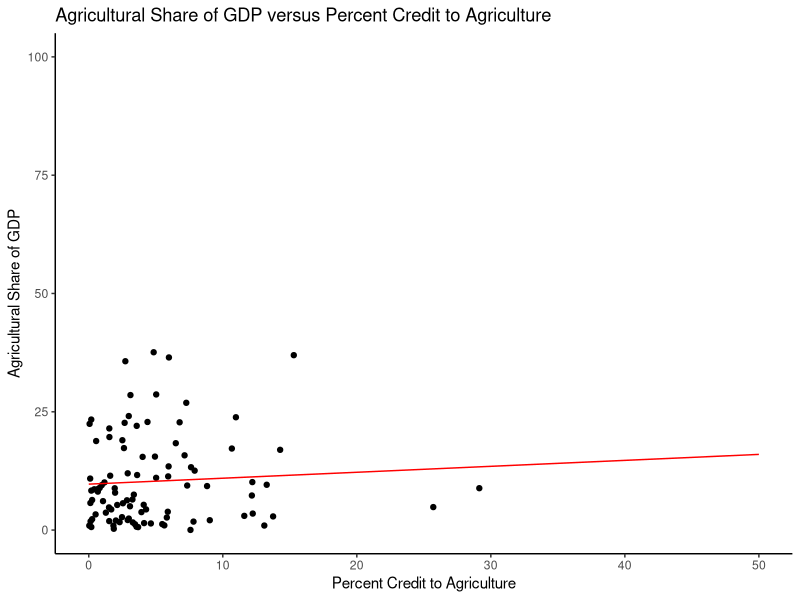
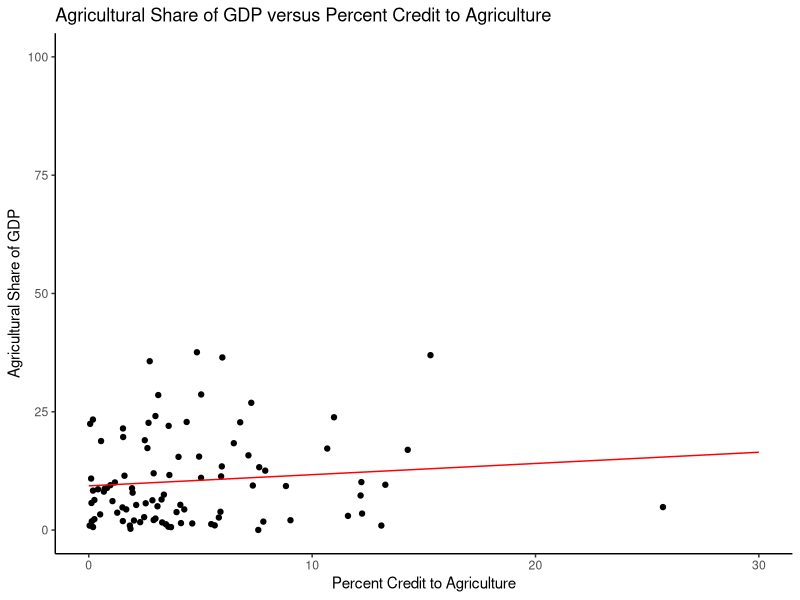
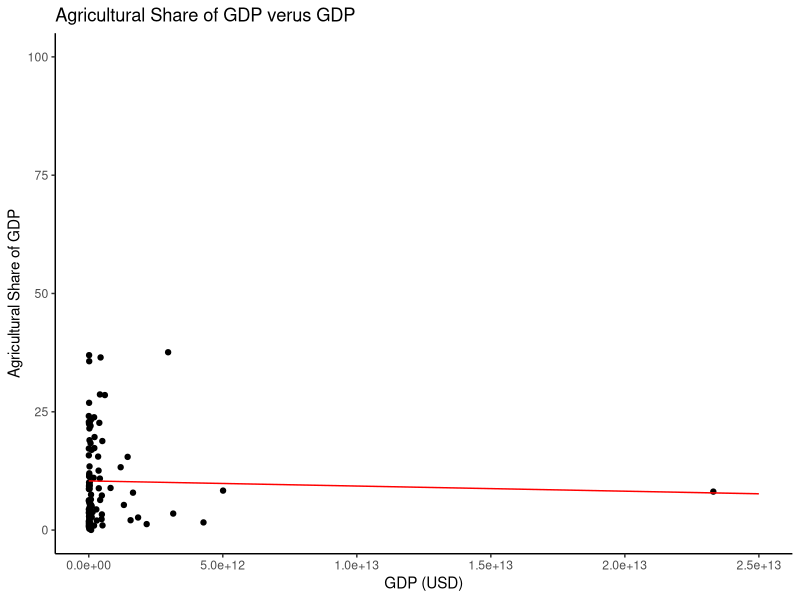
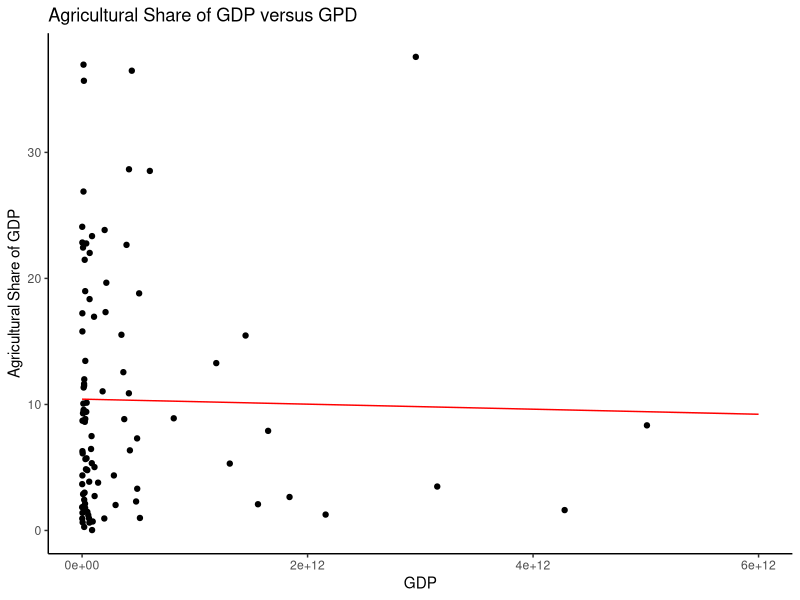
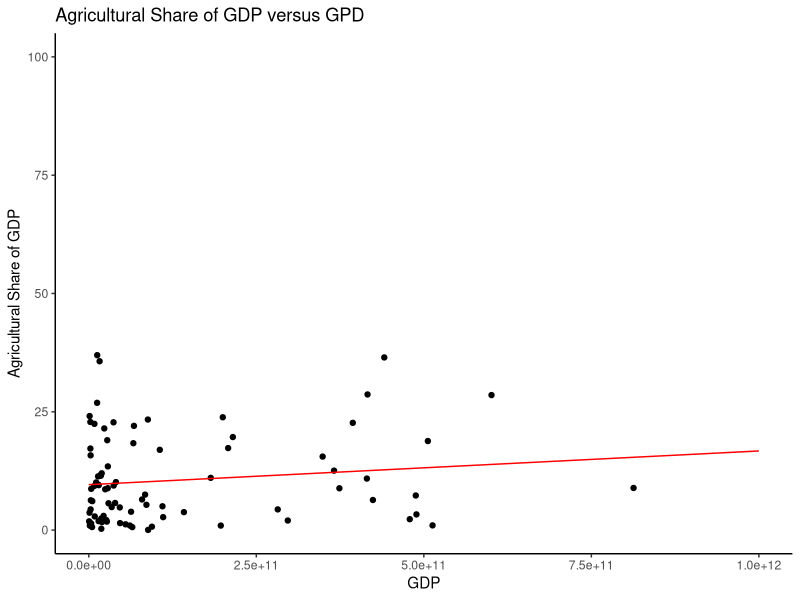
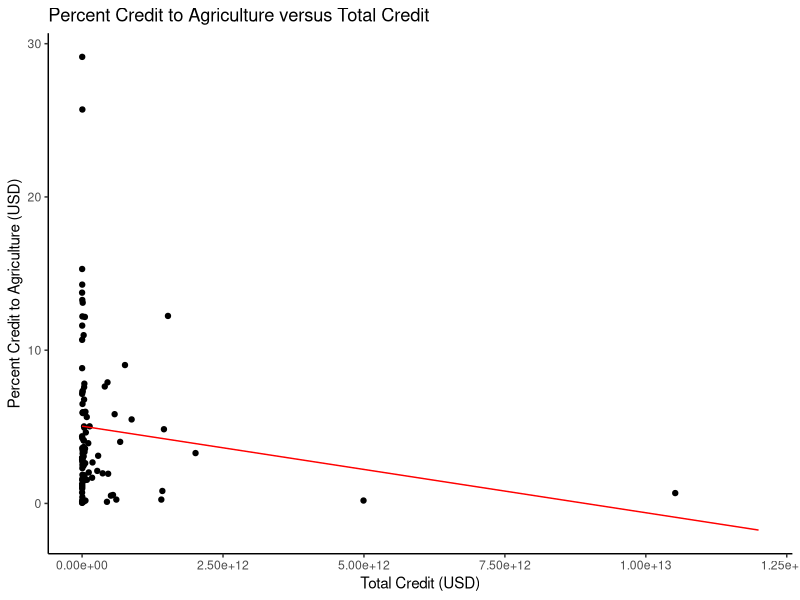
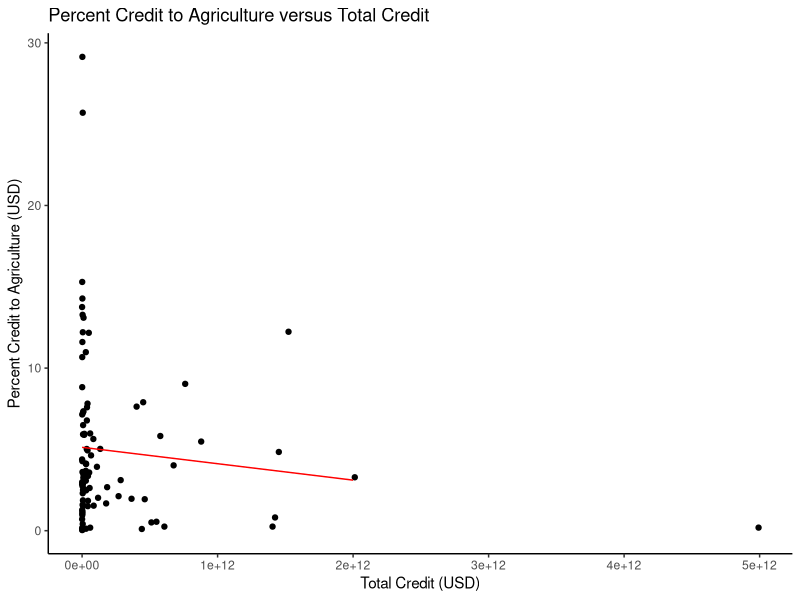
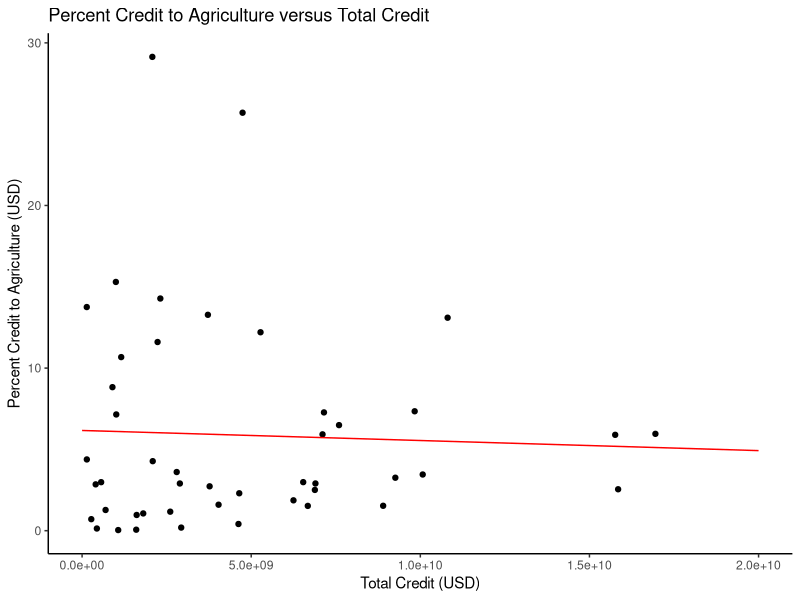

Reproduce these figures in R, in order. (Note: this script raises an error after producing the figures.)
# Effects of Government Policies for Agriculture

library(tidyverse)
library(ggplot2)

# read csv files
total_credit <- read.csv("total_credit.csv")
credit_to_agriculture <- read.csv("credit_to_agriculture.csv")
GDP_share <- read.csv("API_NV.AGR.TOTL.ZS_DS2_en_csv_v2_6299253.csv")
GDP <- read.csv("API_NY.GDP.MKTP.CD_DS2_en_csv_v2_6298258.csv")

# focus on 2021
GDP <- data.frame("Area" = GDP$"Country.Name", "GDP" = GDP$"X2021")
GDP_share <- data.frame("Area" = GDP_share$"Country.Name", "Share" = GDP_share$"X2021")

# remove NaN
GDP <- na.omit(GDP)
GDP_share <- na.omit(GDP_share)
total_credit <- na.omit(total_credit)
credit_to_agriculture <- na.omit(credit_to_agriculture)

# fix units to USD
total_credit$"Value" <- total_credit$"Value" * 1e6
credit_to_agriculture$"Value" <- credit_to_agriculture$"Value" * 1e6

# sort alphabetically
GDP <- GDP[order(GDP$"Area"), ]
GDP_share <- GDP_share[order(GDP$"Area"), ]
total_credit <- total_credit[order(total_credit$"Area"), ]
credit_to_agriculture <- credit_to_agriculture[order(credit_to_agriculture$"Area"), ]

# keep only the countries that are shared between all three datasets
include <- credit_to_agriculture$"Area" %in% GDP_share$"Area"
credit_to_agriculture <- credit_to_agriculture[include, ]
credit_to_agriculture <- data.frame("Area" = credit_to_agriculture$"Area", "Agr_Credit" = credit_to_agriculture$"Value")

include <- GDP_share$"Area" %in% credit_to_agriculture$"Area"
GDP_share <- GDP_share[include, ]
GDP_share <- data.frame("Area" = GDP_share$"Area", "Share" = GDP_share$"Share")

include <- total_credit$"Area" %in% credit_to_agriculture$"Area"
total_credit <- total_credit[include, ]
total_credit <- data.frame("Area" = total_credit$"Area", "Credit" = total_credit$"Value")

include <- GDP$"Area" %in% credit_to_agriculture$"Area"
GDP <- GDP[include, ]
GDP <- data.frame("Area" = GDP$"Area", "GDP" = GDP$"GDP")

# create data frame for analysis
percent_agr_credit <- credit_to_agriculture$"Agr_Credit" / total_credit$"Credit" * 100
df <- data.frame(credit_to_agriculture, "Credit" = total_credit$"Credit", "Perc_Agr_Cred" = percent_agr_credit, "GDP" = GDP$"GDP", "Share" = GDP_share$"Share")

# plot Agricultural Share of GDP versus Percent Credit to Agriculture
regression <- glm(df$"Share" ~ df$"Perc_Agr_Cred")
coefficients <- coef(regression)
xsample <- c(0, 50)
ysample <- coefficients[1]+coefficients[2]*xsample
sample_df <- data.frame(xsample, ysample)

png("ASGDPvPCA.png", width = 800, height = 600, res = 72)
ggplot(data = df) + 
  geom_point(mapping = aes(x=Perc_Agr_Cred, y=Share)) + 
  ylim(0, 100) + 
  labs(title="Agricultural Share of GDP versus Percent Credit to Agriculture", x="Percent Credit to Agriculture", y="Agricultural Share of GDP") + 
  geom_line(mapping = aes(x=xsample, y=ysample), data=sample_df, color="red") + 
  theme_classic()
dev.off()

# remove the two outliers (ie., Tajikistan and Zimbabwe)
no_outliers_df <- df[order(df$"Perc_Agr_Cred", decreasing=TRUE), ]
no_outliers_df <- no_outliers_df[no_outliers_df$Area != "Tajikistan" & no_outliers_df$Area != "Zimbabwe", ]

regression <- glm(no_outliers_df$"Share" ~ no_outliers_df$"Perc_Agr_Cred")
coefficients <- coef(regression)
xsample <- c(0, 30)
ysample <- coefficients[1]+coefficients[2]*xsample
sample_df <- data.frame(xsample, ysample)

png("ASGDPvPCA_no_outliers.png", width = 800, height = 600, res = 72)
ggplot(data = no_outliers_df) + 
  geom_point(mapping = aes(x=Perc_Agr_Cred, y=Share)) + 
  ylim(0, 100) + 
  labs(title="Agricultural Share of GDP versus Percent Credit to Agriculture", x="Percent Credit to Agriculture", y="Agricultural Share of GDP") + 
  geom_line(mapping = aes(x=xsample, y=ysample), data=sample_df, color="red") + 
  theme_classic()
dev.off()

# plot Agricultural Share of GDP versus GDP
regression <- glm(df$"Share" ~ df$"GDP")
coefficients <- coef(regression)
xsample <- c(0, 2.5e13)
ysample <- coefficients[1]+coefficients[2]*xsample
sample_df <- data.frame(xsample, ysample)

png("ASGDPvGDP.png", width = 800, height = 600, res = 72)
ggplot(data = df) + 
  geom_point(mapping = aes(x=GDP, y=Share)) + 
  xlim(0, 2.5e13) + 
  ylim(0, 100) + 
  labs(title="Agricultural Share of GDP verus GDP", x="GDP (USD)", y="Agricultural Share of GDP") + 
  geom_line(mapping = aes(x=xsample, y=ysample), data=sample_df, color="red") + 
  theme_classic()
dev.off()

# remove outliers (ie., United States of America)
no_outliers_df <- df[order(df$"GDP", decreasing=TRUE), ]
no_outliers_df <- no_outliers_df[no_outliers_df$Area != "United States of America", ]

regression <- glm(no_outliers_df$"Share" ~ no_outliers_df$"GDP")
coefficients <- coef(regression)
xsample <- c(0, 6e12)
ysample <- coefficients[1]+coefficients[2]*xsample
sample_df <- data.frame(xsample, ysample)

png("ASGDPvGDP_no_outliers.png", width = 800, height = 600, res = 72)
ggplot(data = no_outliers_df) + 
  geom_point(mapping = aes(x=GDP, y=Share)) + 
  labs(title="Agricultural Share of GDP versus GPD", x="GDP", y="Agricultural Share of GDP") + 
  geom_line(mapping = aes(x=xsample, y=ysample), data=sample_df, color="red") + 
  theme_classic()
dev.off()

# remove GDP > 1e12 USD
no_outliers_df <- df[order(df$"GDP", decreasing=TRUE), ]
no_outliers_df <- no_outliers_df[no_outliers_df$GDP < 1e12, ]

regression <- glm(no_outliers_df$"Share" ~ no_outliers_df$"GDP")
coefficients <- coef(regression)
xsample <- c(0, 1e12)
ysample <- coefficients[1]+coefficients[2]*xsample
sample_df <- data.frame(xsample, ysample)

png("ASGDPvGDP_lt1e12.png", width = 800, height = 600, res = 72)
ggplot(data = no_outliers_df) + 
  geom_point(mapping = aes(x=GDP, y=Share)) + 
  xlim(0, 1e12) + 
  ylim(0, 100) + 
  labs(title="Agricultural Share of GDP versus GPD", x="GDP", y="Agricultural Share of GDP") + 
  geom_line(mapping = aes(x=xsample, y=ysample), data=sample_df, color="red") + 
  theme_classic()
dev.off()

#plot Percent Credit to Agriculture versus Total Credit
regression <- glm(df$"Perc_Agr_Cred" ~ df$"Credit")
coefficients <- coef(regression)
xsample <- c(0, 1.2e13)
ysample <- coefficients[1]+coefficients[2]*xsample
sample_df <- data.frame(xsample, ysample)

png("PCAvTC.png", width = 800, height = 600, res = 72)
ggplot(data = df) + 
  geom_point(mapping = aes(x=Credit, y=Perc_Agr_Cred)) + 
  labs(title="Percent Credit to Agriculture versus Total Credit", x="Total Credit (USD)", y="Percent Credit to Agriculture (USD)") + 
  geom_line(mapping = aes(x=xsample, y=ysample), data=sample_df, color="red") + 
  theme_classic()
dev.off()

# remove outlier (ie., United States of America)
no_outliers_df <- df[order(df$"Credit", decreasing=TRUE), ]
no_outliers_df <- no_outliers_df[no_outliers_df$"Area" != "United States of America", ]

regression <- glm(no_outliers_df$"Perc_Agr_Cred" ~ no_outliers_df$"Credit")
coefficients <- coef(regression)
xsample <- c(0, 2e12)
ysample <- coefficients[1]+coefficients[2]*xsample
sample_df <- data.frame(xsample, ysample)

png("PCAvTC_no_outliers.png", width = 800, height = 600, res = 72)
ggplot(data = no_outliers_df) + 
  geom_point(mapping = aes(x=Credit, y=Perc_Agr_Cred)) + 
  labs(title="Percent Credit to Agriculture versus Total Credit", x="Total Credit (USD)", y="Percent Credit to Agriculture (USD)") + 
  geom_line(mapping = aes(x=xsample, y=ysample), data=sample_df, color="red") + 
  theme_classic()
dev.off()

# remove "rich" countries
no_outliers_df <- df[order(df$"Credit", decreasing=TRUE), ]
no_outliers_df <- no_outliers_df[no_outliers_df$"Credit" < 2e10, ]

regression <- glm(no_outliers_df$"Perc_Agr_Cred" ~ no_outliers_df$"Credit")
coefficients <- coef(regression)
xsample <- c(0, 2e10)
ysample <- coefficients[1]+coefficients[2]*xsample
sample_df <- data.frame(xsample, ysample)

png("PCAvTC_lt2e10.png", width = 800, height = 600, res = 72)
ggplot(data = no_outliers_df) + 
  geom_point(mapping = aes(x=Credit, y=Perc_Agr_Cred)) + 
  labs(title="Percent Credit to Agriculture versus Total Credit", x="Total Credit (USD)", y="Percent Credit to Agriculture (USD)") + 
  geom_line(mapping = aes(x=xsample, y=ysample), data=sample_df, color="red") + 
  theme_classic()
dev.off()

# Plot Credit to Agriculture versus Time in the United States of America
US_total_credit <- read.csv("total_credit.csv")
US_credit_to_agriculture <- read.csv("credit_to_agriculture.csv")
US_GDP_share <- read.csv("API_NV.AGR.TOTL.ZS_DS2_en_csv_v2_6299253.csv")
US_GDP <- read.csv("API_NY.GDP.MKTP.CD_DS2_en_csv_v2_6298258.csv")

US_GDP_share <- US_GDP_share[US_GDP_share$"Country.Name" == "United States of America", ]
US_GDP_share <- US_GDP_share[ , grepl("^X", names(US_GDP_share))]
US_GDP_share <- US_GDP_share[ , 38:62]
US_GDP_share <- data.frame("Year" = c(1997:2021), "Share" = t(US_GDP_share[1, ]))
US_GDP_share <- data.frame("Year" = c(1997:2021), "Share" = US_GDP_share$"X252")

US_GDP <- US_GDP[US_GDP$"Country.Name" == "United States of America", ]
US_GDP <- US_GDP[ , grepl("^X", names(US_GDP))]
US_GDP <- US_GDP[ , 38:62]
US_GDP <- data.frame("Year" = c(1997:2021), "GDP" = t(US_GDP[1, ]))
US_GDP <- data.frame("Year" = c(1997:2021), "GDP" = US_GDP$"GDP")
